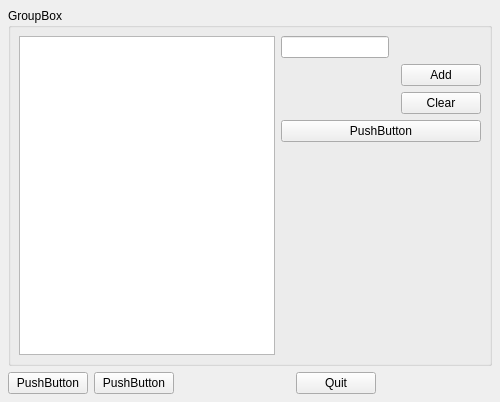
<ui version="4.0" >
 <class>TestForm</class>
 <widget class="QWidget" name="TestForm" >
  <property name="geometry" >
   <rect>
    <x>0</x>
    <y>0</y>
    <width>500</width>
    <height>402</height>
   </rect>
  </property>
  <property name="windowTitle" >
   <string>Form</string>
  </property>
  <layout class="QVBoxLayout" >
   <property name="margin" >
    <number>8</number>
   </property>
   <property name="spacing" >
    <number>6</number>
   </property>
   <item>
    <widget class="QGroupBox" name="groupBox" >
     <property name="title" >
      <string>GroupBox</string>
     </property>
     <layout class="QHBoxLayout" >
      <property name="margin" >
       <number>8</number>
      </property>
      <property name="spacing" >
       <number>6</number>
      </property>
      <item>
       <widget class="QListWidget" name="theListBox" />
      </item>
      <item>
       <layout class="QVBoxLayout" >
        <property name="margin" >
         <number>0</number>
        </property>
        <property name="spacing" >
         <number>6</number>
        </property>
        <item>
         <widget class="QLineEdit" name="theListItem" >
          <property name="sizePolicy" >
           <sizepolicy>
            <hsizetype>0</hsizetype>
            <vsizetype>0</vsizetype>
            <horstretch>0</horstretch>
            <verstretch>0</verstretch>
           </sizepolicy>
          </property>
         </widget>
        </item>
        <item>
         <layout class="QHBoxLayout" >
          <property name="margin" >
           <number>0</number>
          </property>
          <property name="spacing" >
           <number>6</number>
          </property>
          <item>
           <spacer>
            <property name="orientation" >
             <enum>Qt::Horizontal</enum>
            </property>
            <property name="sizeHint" >
             <size>
              <width>40</width>
              <height>20</height>
             </size>
            </property>
           </spacer>
          </item>
          <item>
           <widget class="QPushButton" name="addButton" >
            <property name="text" >
             <string>Add</string>
            </property>
           </widget>
          </item>
         </layout>
        </item>
        <item>
         <layout class="QHBoxLayout" >
          <property name="margin" >
           <number>0</number>
          </property>
          <property name="spacing" >
           <number>6</number>
          </property>
          <item>
           <spacer>
            <property name="orientation" >
             <enum>Qt::Horizontal</enum>
            </property>
            <property name="sizeHint" >
             <size>
              <width>40</width>
              <height>20</height>
             </size>
            </property>
           </spacer>
          </item>
          <item>
           <widget class="QPushButton" name="removeButton" >
            <property name="text" >
             <string>Clear</string>
            </property>
           </widget>
          </item>
         </layout>
        </item>
        <item>
         <widget class="QPushButton" name="pushButton" >
          <property name="text" >
           <string>PushButton</string>
          </property>
         </widget>
        </item>
        <item>
         <spacer>
          <property name="orientation" >
           <enum>Qt::Vertical</enum>
          </property>
          <property name="sizeHint" >
           <size>
            <width>188</width>
            <height>214</height>
           </size>
          </property>
         </spacer>
        </item>
       </layout>
      </item>
     </layout>
    </widget>
   </item>
   <item>
    <layout class="QHBoxLayout" >
     <property name="margin" >
      <number>0</number>
     </property>
     <property name="spacing" >
      <number>6</number>
     </property>
     <item>
      <widget class="QPushButton" name="pushButton_2" >
       <property name="text" >
        <string>PushButton</string>
       </property>
      </widget>
     </item>
     <item>
      <widget class="QPushButton" name="pushButton_3" >
       <property name="text" >
        <string>PushButton</string>
       </property>
      </widget>
     </item>
     <item>
      <spacer>
       <property name="orientation" >
        <enum>Qt::Horizontal</enum>
       </property>
       <property name="sizeHint" >
        <size>
         <width>40</width>
         <height>20</height>
        </size>
       </property>
      </spacer>
     </item>
     <item>
      <widget class="QPushButton" name="cancelButton" >
       <property name="text" >
        <string>Quit</string>
       </property>
      </widget>
     </item>
     <item>
      <spacer>
       <property name="orientation" >
        <enum>Qt::Horizontal</enum>
       </property>
       <property name="sizeHint" >
        <size>
         <width>40</width>
         <height>20</height>
        </size>
       </property>
      </spacer>
     </item>
    </layout>
   </item>
  </layout>
 </widget>
 <resources/>
 <connections>
  <connection>
   <sender>cancelButton</sender>
   <signal>clicked()</signal>
   <receiver>TestForm</receiver>
   <slot>close()</slot>
   <hints>
    <hint type="sourcelabel" >
     <x>433</x>
     <y>392</y>
    </hint>
    <hint type="destinationlabel" >
     <x>485</x>
     <y>399</y>
    </hint>
   </hints>
  </connection>
  <connection>
   <sender>removeButton</sender>
   <signal>clicked()</signal>
   <receiver>theListBox</receiver>
   <slot>clear()</slot>
   <hints>
    <hint type="sourcelabel" >
     <x>469</x>
     <y>138</y>
    </hint>
    <hint type="destinationlabel" >
     <x>238</x>
     <y>121</y>
    </hint>
   </hints>
  </connection>
 </connections>
</ui>
